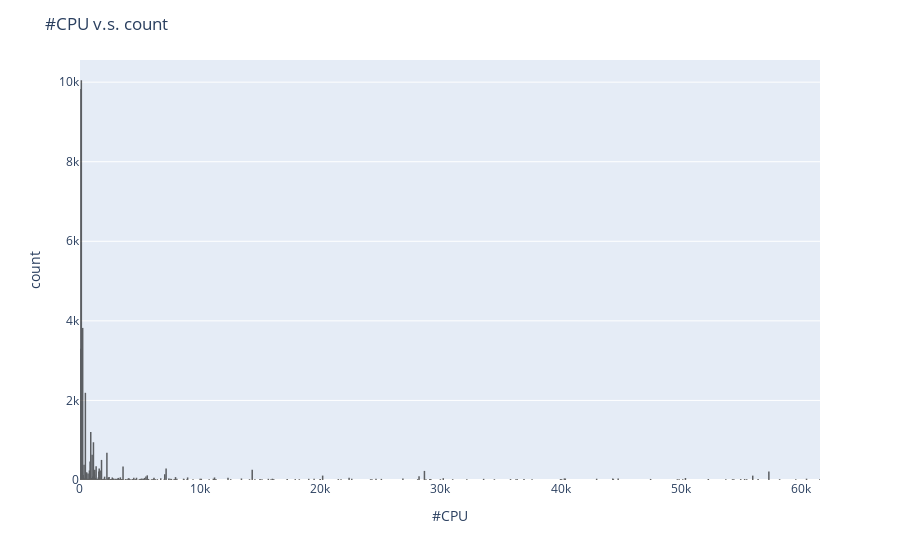

Notebook source saved alongside this figure:
### Code cell
df = pd.DataFrame({'#CPU':[i for i in waiting_time.groupby('#CPU').describe().index], 'count':[count for count in waiting_time.groupby('#CPU').describe().iloc[:,0]]})
fig = px.bar(df, x='#CPU', y='count')
fig.update_layout(
    title='#CPU v.s. count',
    xaxis_title="#CPU",
    yaxis_title='count'
    )
fig.update_traces(marker_color='rgb(0, 0, 0)', marker_line_color='rgb(0, 0, 0)',
                    marker_line_width=1.5, opacity=0.6)
    
fig.show()

### Figure 1 — Plotly figure (JSON) as saved in the notebook; plotly's stock layout.template omitted (floating-point values rounded to 4 significant figures; data arrays with more than 128 entries replaced by an {"elided": "..."} marker saying what was removed)
{"data": [{"alignmentgroup": "True", "hovertemplate": "#CPU=%{x}<br>count=%{y}<extra></extra>", "legendgroup": "", "marker": {"color": "rgb(0, 0, 0)", "line": {"color": "rgb(0, 0, 0)", "width": 1.5}, "pattern": {"shape": ""}}, "name": "", "offsetgroup": "", "opacity": 0.6, "orientation": "v", "showlegend": false, "textposition": "auto", "type": "bar", "x": {"elided": "326 int values"}, "xaxis": "x", "y": {"elided": "326 int values"}, "yaxis": "y"}], "layout": {"barmode": "relative", "legend": {"tracegroupgap": 0}, "margin": {"t": 60}, "title": {"text": "#CPU v.s. count"}, "xaxis": {"anchor": "y", "domain": [0, 1], "title": {"text": "#CPU"}}, "yaxis": {"anchor": "x", "domain": [0, 1], "title": {"text": "count"}}}}
